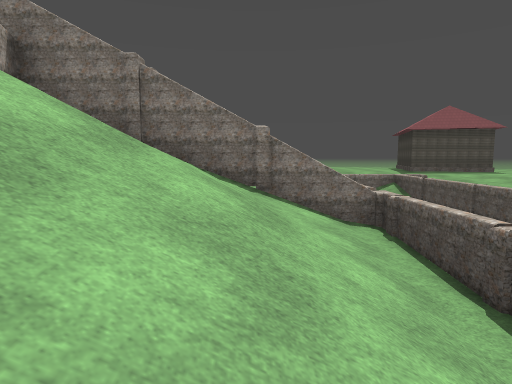
View 1 (above)

19 first-person views from a walk through a Godot game level. The camera is 1.5 m above the floor, tilts 6° down and sees 75° across. The floor is counted in squares, 2 m on a side. Each view is taken from the middle of a square. On the plan, view 1 faces up. The plan holds only what a view shows up to about 11 squares ahead; the rest is blank. The place goes on beyond the plan. Some surface patterns are stand-ins.

View 2
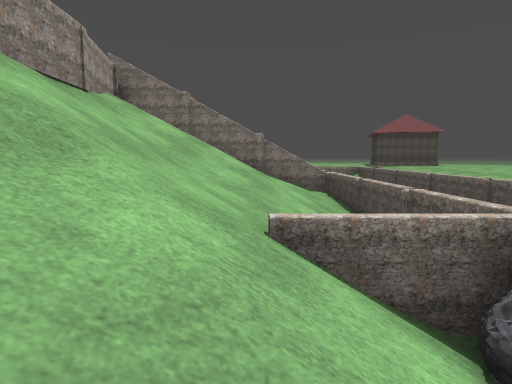

View 3
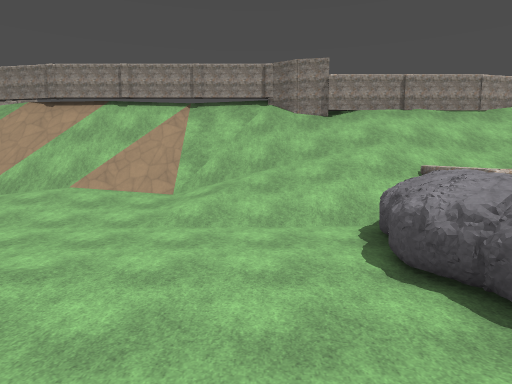

View 4
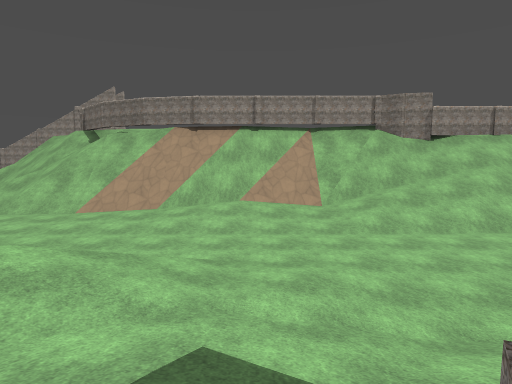

View 5
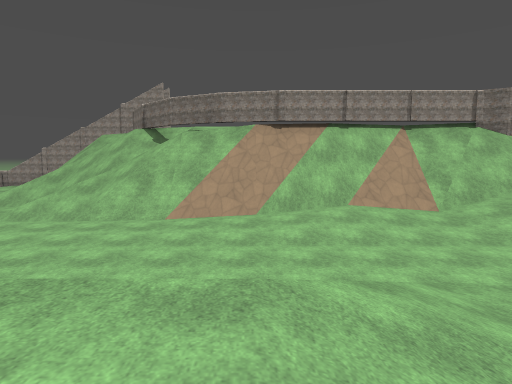

View 6
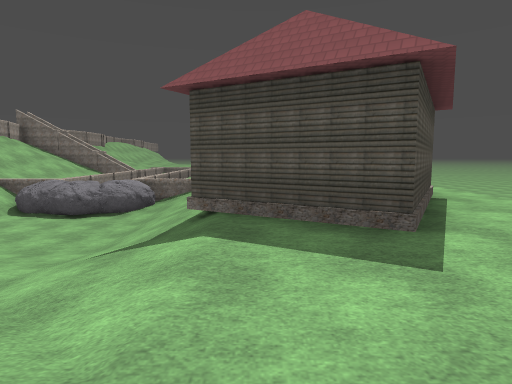

View 7
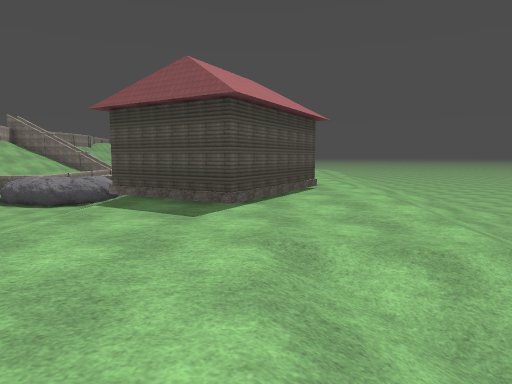

View 8
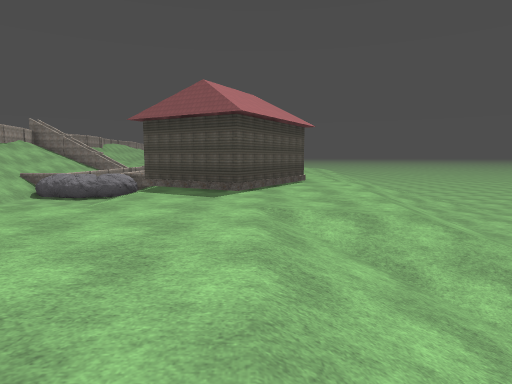

View 9
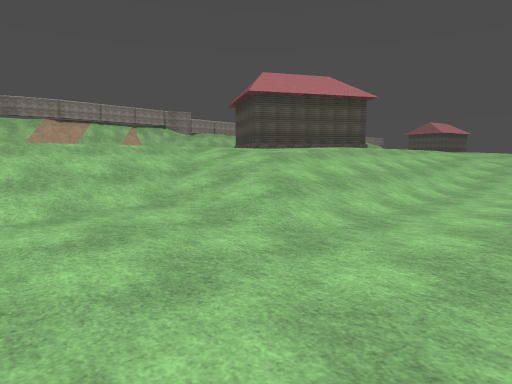

View 10
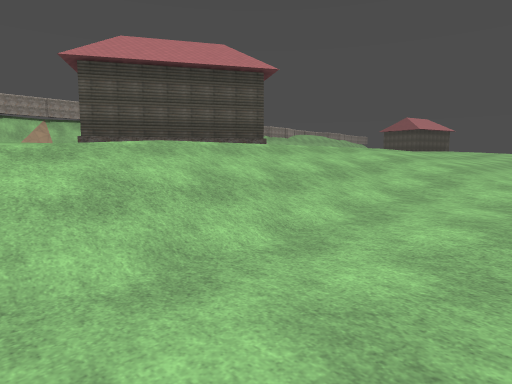

View 11
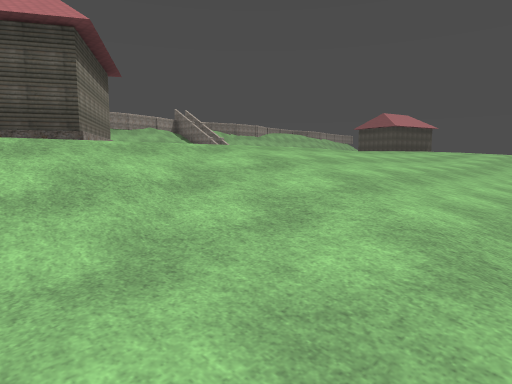

View 12
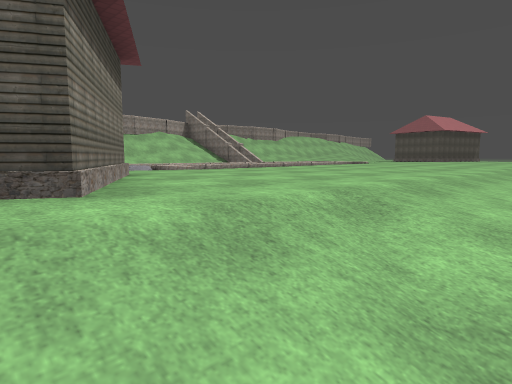

View 13
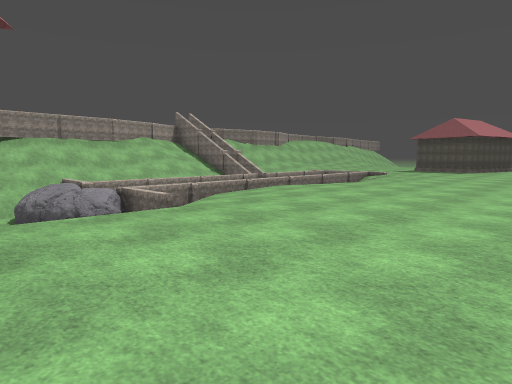

View 14
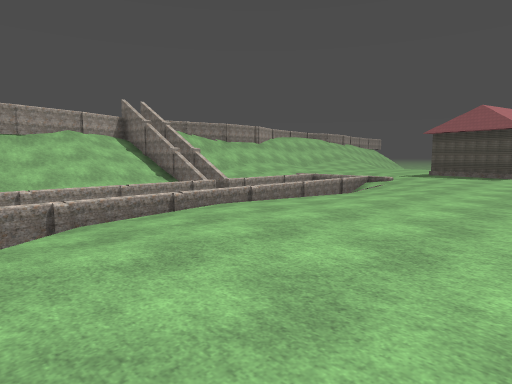

View 15
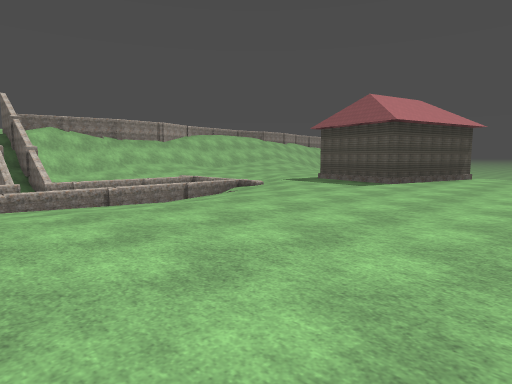

View 16
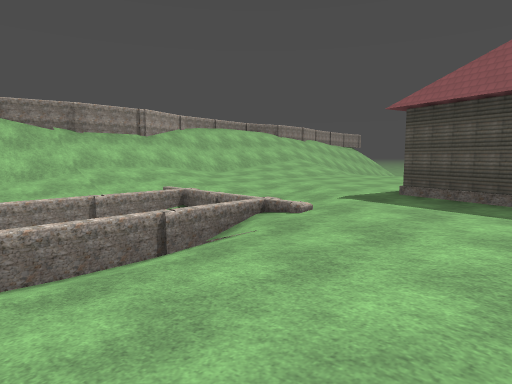

View 17
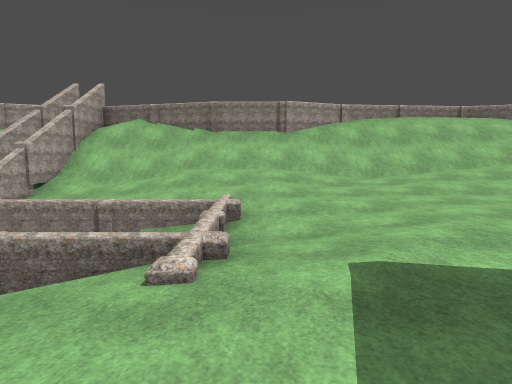

View 18
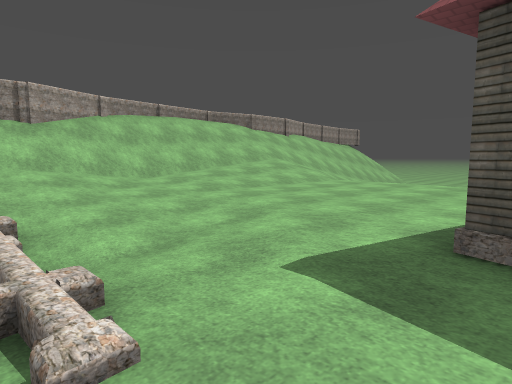

View 19
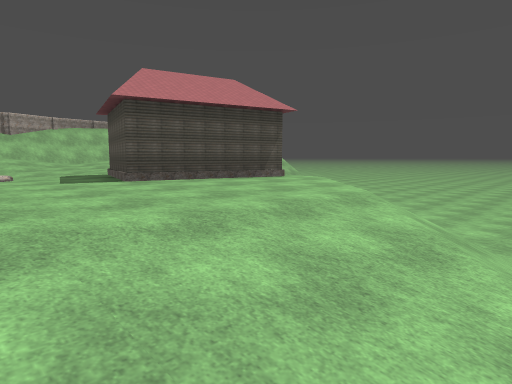

### Floor plan
Key: @ floor where view 1 was taken; # wall or solid block; . main floor; - floor 0.25 m lower than the main floor; _ floor 2 m lower than the main floor; / step, stairs or slope; = window, fence, low wall or low ledge; ^ raised ledge; v drop or lower ground; R rock; H house.
Columns run from 4 left of view 1 to 18 right of it. Each row starts with its distance up from view 1.
 19  /////....       ___
 18  /////....       /__
 17 =/////.....   #./ /_
 16  /////.....  ##../ /
 15  ////......  #....//
 14  =///////..H##....///
 13  =////////-.......///
 12  =/////////.......///
 11  =////=##///......///
 10  =////^  ^//-.....-//
  9  /////^  ^//-....
  8  //// ^  ^///.....
  7  #///#^  ^///.....
  6 ######^  ^///.....
  5 = ////^  ^//-..... //
  4  # ///^  ^//-..... //
  3  =////^  ^//-.....///
  2  =////^  ^//-....-////
  1  =////=  ^//-....-////
  0  =//@ =  ^//-....-////
 -1  =///=#  #=/-.....////
 -2  =////R   ///.....////
 -3  #////RRRR// .....////
 -4 ##////____// ...../////
 -5 #/////____// .#.../////
 -6 #/////____/// ###./////
 -7 ###///____///  ##./////
 -8  ##=/___////H###..///__
 -9  #/=//__//////##..///__
-10  #////__/////...--///__
-11  ##///__ ////...--///__
-12 #v##____  ///..//////__
-13 #/##____  /....//////__
-14  //=____    ...//////__
-15  ///____     ..///_____
-16  ///____      .///_____
-17  ///___        /  _____

Where each view was taken, in squares from view 1:
view 1: 0 up, 0 right, facing up
view 2: 4 down, 0 right, facing up
view 3: 5 down, 7 right, facing left
view 4: 9 down, 9 right, facing left
view 5: 12 down, 8 right, facing left
view 6: 13 down, 9 right, facing up
view 7: 15 down, 11 right, facing up
view 8: 17 down, 11 right, facing up
view 9: 17 down, 18 right, facing up-left
view 10: 12 down, 18 right, facing up-left
view 11: 8 down, 18 right, facing up-left
view 12: 7 down, 15 right, facing up-left
view 13: 5 down, 13 right, facing up-left
view 14: 1 down, 11 right, facing up-left
view 15: 4 up, 13 right, facing up-left
view 16: 7 up, 9 right, facing up-left
view 17: 12 up, 8 right, facing left
view 18: 11 up, 7 right, facing up-left
view 19: 10 up, 16 right, facing up-left
